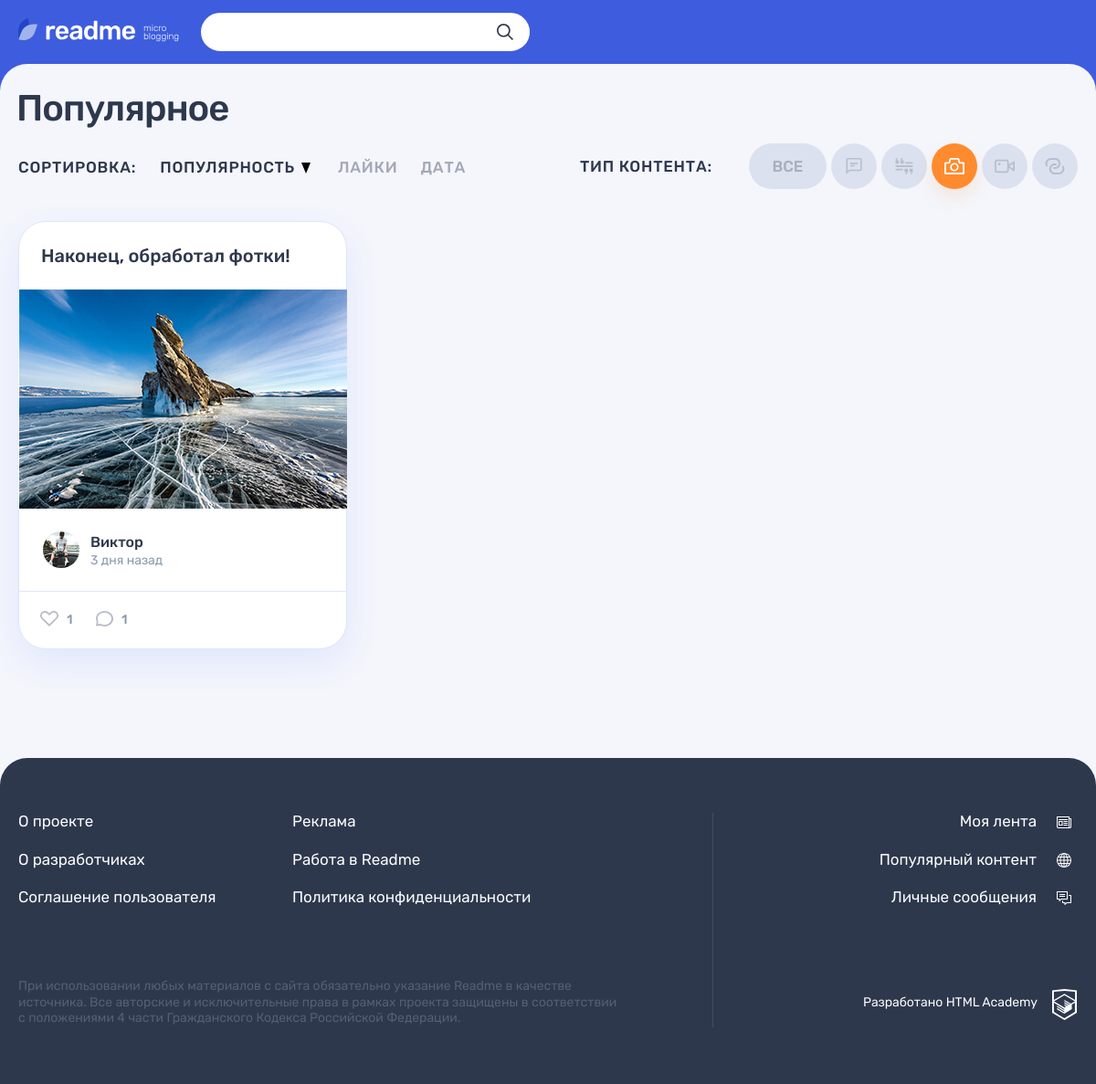
The app's page /popular.php?type_id=3&sort_type=popular&sort_direction=desc (signed in) with its own data.
### tables this page shows
CREATE TABLE `types`
(
    `id`         INT UNSIGNED                       NOT NULL AUTO_INCREMENT PRIMARY KEY,
    `title`      VARCHAR(255)                       NOT NULL,
    `icon_url`   VARCHAR(2048)                      NOT NULL,
    `created_at` DATETIME DEFAULT CURRENT_TIMESTAMP NOT NULL,
    `updated_at` DATETIME DEFAULT CURRENT_TIMESTAMP ON UPDATE CURRENT_TIMESTAMP
);

CREATE TABLE `posts`
(
    `id`               INT UNSIGNED                           NOT NULL AUTO_INCREMENT PRIMARY KEY,
    `created_at`       DATETIME     DEFAULT CURRENT_TIMESTAMP NOT NULL,
    `updated_at`       DATETIME     DEFAULT CURRENT_TIMESTAMP ON UPDATE CURRENT_TIMESTAMP,
    `title`            VARCHAR(255)                           NOT NULL,
    `content`          TEXT                                   NULL,
    `author_quote`     VARCHAR(255)                           NULL,  
    `image_url`        VARCHAR(2048)                          NULL,
    `video_url`        VARCHAR(2048)                          NULL,
    `website_url`      VARCHAR(2048)                          NULL,
    `views_count`      INT UNSIGNED DEFAULT 0,                       
    `repost_flag`      BOOL         DEFAULT FALSE,                   
    `original_post_id` INT UNSIGNED,                                 
    `user_id`          INT UNSIGNED                           NOT NULL,
    `type_id`          INT UNSIGNED                           NOT NULL,
    FOREIGN KEY (user_id) REFERENCES users (id),
    FOREIGN KEY (type_id) REFERENCES types (id)
);

CREATE TABLE `users`
(
    `id`         INT UNSIGNED                       NOT NULL AUTO_INCREMENT PRIMARY KEY,
    `email`      VARCHAR(255)                       NOT NULL,
    `login`      VARCHAR(255)                       NOT NULL,
    `password`   VARCHAR(255)                       NOT NULL,
    `avatar_url` VARCHAR(2048)                      NOT NULL,
    `created_at` DATETIME DEFAULT CURRENT_TIMESTAMP NOT NULL,
    `updated_at` DATETIME DEFAULT CURRENT_TIMESTAMP ON UPDATE CURRENT_TIMESTAMP
);

### functions/functions.php (called while the page is built, shortened)
<?php
function includeTemplate($name, array $data = [])
{
    $name = 'templates/' . $name;
    extract($data);
    require $name;
    $result = ob_get_clean();
    return $result;
}
function getNounPluralForm(int $number, string $one, string $two, string $many)
{
    $mod10 = $number % 10;
    switch (true) {
        case ($mod10 >= 2 && $mod10 <= 4):
            return $two;
    }
}
function publicationLife($publishTime)
{
    $differentTime = time() - strtotime($publishTime);
    switch (true) {
        case ($differentTime >= 86400 && $differentTime < 604800):
            $differentTime = floor($differentTime / 86400);
            return "{$differentTime} " .
                getNounPluralForm(
                    $differentTime,
                    'день',
                    'дня',
                    'дней'
                ) . " назад";
    }
}
function popularAddClass($pageParams, $sortType)
{
    $popularAddClass = '';
    if (!empty($pageParams['sort_type']) && $pageParams['sort_type'] == $sortType) {
        $popularAddClass .= " sorting__link--active";
    }
    return $popularAddClass;
}
function getPageDefaultParams()
{
    return [
        "type_id" => [0, 1, 2, 3, 4, 5],
        "sort_type" => ["popular", "like", "date"],
        "sort_direction" => ["asc", "desc"]
    ];
}
function popularParams()
{
    $availParams = getPageDefaultParams();
    $pageParams = ["type_id" => 0, "sort_type" => "popular", "sort_direction" => "desc"];
    if (!empty($_GET["type_id"])) {
        $typeId = filter_input(INPUT_GET, "type_id", FILTER_SANITIZE_NUMBER_INT);
        if (in_array($typeId, $availParams["type_id"])) {
            $pageParams["type_id"] = $typeId;
        }
    }
    if (!empty($_GET["sort_type"])) {
        $typeId = filter_input(INPUT_GET, "sort_type", FILTER_SANITIZE_STRING);
        if (in_array($typeId, $availParams["sort_type"])) {
            $pageParams["sort_type"] = $typeId;
        }
    }
    if (!empty($_GET["sort_direction"])) {
        $typeId = filter_input(INPUT_GET, "sort_direction", FILTER_SANITIZE_STRING);
        if (in_array($typeId, $availParams["sort_direction"])) {
            $pageParams["sort_direction"] = $typeId;
        }
    }
    return $pageParams;
}
function modPageParams($pageParams = [], array $modParams = [], $reverseSort = false)
{
    if (!empty($modParams["sort_type"]) && $pageParams["sort_type"] != $modParams["sort_type"]) {
        $reverseSort = false;
        $pageParams["sort_direction"] = "desc";
    }
    if ($reverseSort) {
        $pageParams['sort_direction'] = ($pageParams['sort_direction'] == 'asc') ? 'desc' : 'asc';
    }
    foreach ($modParams as $mod => $value) {
        $pageParams[$mod] = $value;
    }
    return $pageParams;
}
function getModPageQuery($pageParams = [], array $modParams = [], $reverseSort = false)
{
    $params = modPageParams($pageParams, $modParams, $reverseSort);
    return http_build_query($params);
}
function htmlTime($publishTime)
{
    return 'datetime="' . $publishTime . '" title="' . date('d.m.Y H:i', strtotime($publishTime)) . '"';
}

### sql-connect.php (called while the page is built, shortened)
<?php
function getContentTypes($connect)
{
    $sqlCategory = "SELECT id, title, icon_url FROM types";
    $resultCategory = mysqli_query($connect, $sqlCategory);
    return mysqli_fetch_all($resultCategory, MYSQLI_ASSOC);
}
function getListPosts($connect, $typeId, $sortType, $sortDirection)
{
    $order = "";
    switch ($sortType) {
        case 'popular':
            $order = " posts.views_count $sortDirection";
            break;
    }
    $sqlPosts = "SELECT
        posts.*,
        types.id AS 'type_id',
        types.title AS 'type_title',
        users.id AS 'user_id',
        users.login AS 'user_login',
        users.avatar_url AS 'user_avatar_url',
        (SELECT COUNT(likes.user_id) FROM likes WHERE likes.post_id = posts.id) AS 'count_post_likes',
        (SELECT COUNT(comments.id) FROM comments WHERE comments.post_id=posts.id) AS 'count_post_comments'
FROM posts
          INNER JOIN users ON posts.user_id = users.id
          INNER JOIN types ON posts.type_id = types.id
WHERE $typeId > 0 AND types.id = $typeId OR $typeId = 0 AND types.id >= $typeId
ORDER BY " . $order . " LIMIT " . QUANTITY_POPULAR_POSTS;
    $resultPosts = mysqli_query($connect, $sqlPosts);
    return mysqli_fetch_all($resultPosts, MYSQLI_ASSOC);
}

### functions/validate-functions.php (called while the page is built, shortened)
<?php
function htmlValidate($text)
{
    return htmlspecialchars($text, ENT_QUOTES | ENT_SUBSTITUTE, 'UTF-8');
}

### templates/popular-page.php (the view, shortened to what this page needs)
<section class="page__main page__main--popular">
    <div class="container">
        <h1 class="page__title page__title--popular">Популярное</h1>
    </div>
    <div class="popular container">
        <div class="popular__filters-wrapper">
            <div class="popular__sorting sorting">
                <b class="popular__sorting-caption sorting__caption">Сортировка:</b>
                <ul class="popular__sorting-list sorting__list">
                    <li class="sorting__item sorting__item--popular">
                        <a class="sorting__link<?= popularAddClass($pageParams, 'popular'); ?>"
                           href="/popular.php?<?= getModPageQuery($pageParams, ["sort_type" => "popular"], true); ?>">
                            <span>Популярность</span>
                            <svg class="sorting__icon" width="10" height="12">
                                <use xlink:href="#icon-sort"></use>
                            </svg>
                        </a>
                    </li>
                    <li class="sorting__item">
                        <a class="sorting__link<?= popularAddClass($pageParams, 'like'); ?>"
                           href="/popular.php?<?= getModPageQuery($pageParams, ["sort_type" => "like"], true); ?>">
                            <span>Лайки</span>
                        </a>
                    </li>
                    <li class="sorting__item">
                        <a class="sorting__link<?= popularAddClass($pageParams, 'date'); ?>"
                           href="/popular.php?<?= getModPageQuery($pageParams, ["sort_type" => "date"], true); ?>">
                            <span>Дата</span>
                        </a>
                    </li>
                </ul>
            </div>
            <div class="popular__filters filters">
                <b class="popular__filters-caption filters__caption">Тип контента:</b>
                <ul class="popular__filters-list filters__list">
                    <li class="popular__filters-item popular__filters-item--all filters__item filters__item--all">
                        <a class="filters__button filters__button--ellipse filters__button--all
                        <?= $pageParams["type_id"] == 0 ? "filters__button--active" : "" ?>"
                           href="/popular.php">
                            <span>Все</span>
                        </a>
                    </li>
                    <?php foreach ($types as $type): ?>
                        <li class="popular__filters-item filters__item">
                            <a class="filters__button filters__button--<?= $type['title'] ?> button
                            <?= (isset($type['id']) && $pageParams["type_id"] == $type['id']) ? "filters__button--active" : "" ?>"
                               href="/popular.php?<?= getModPageQuery(
                                   $pageParams,
                                   [
                                       "type_id" => $type["id"],
                                       "sort_type" => "popular"
                                   ]
                               ); ?>">
                                <svg class="filters__icon" width="22" height="18">
                                    <use xlink:href="#<?= $type['icon_url'] ?>"></use>
                                </svg>
                            </a>
                        </li>
                    <?php endforeach; ?>
                </ul>
            </div>
        </div>
        <div class="popular__posts">
            <?php foreach ($posts as $post): ?>
                <article class="popular__post post post-<?= $post['type_title'] ?>">
                    <header class="post__header">
                        <h2>
                            <a href="/post.php?id=<?= $post['id'] ?>">
                                <?= htmlValidate($post['title']) ?>
                            </a>
                        </h2>
                    </header>
                    <div class="post__main">
                        <?= includeTemplate("forms-posts/" . $post['type_title'] . "-post.php", ['post' => $post]); ?>
                    </div>
                    <footer class="post__footer">
                        <div class="post__author">
                            <a class="post__author-link" href="/profile.php?id=<?= $post['user_id'] ?>" title="Автор">
                                <div class="post__avatar-wrapper">
                                    <img class="post__author-avatar"
                                         src="img/<?= htmlValidate($post['user_avatar_url']) ?>"
                                         alt="Аватар пользователя">
                                </div>
                                <div class="post__info">
                                    <b class="post__author-name"><?= strip_tags(
                                            $post['user_login']
                                        ) ?></b>
                                    <time class="post__time" <?= htmlTime($post['created_at']) ?>>
                                        <?= publicationLife($post['created_at']) ?>
                                    </time>
                                </div>
                            </a>
                        </div>
                        <div class="post__indicators">
                            <div class="post__buttons">
                                <a class="post__indicator post__indicator--likes button" href="#" title="Лайк">
                                    <svg class="post__indicator-icon" width="20" height="17">
                                        <use xlink:href="#icon-heart"></use>
                                    </svg>
                                    <span><?= $post['count_post_likes'] ?></span>
                                </a>
                                <a class="post__indicator post__indicator--comments button"
                                   href="/post.php?id=<?= $post['id'] ?>"
                                   title="Комментарии">
                                    <svg class="post__indicator-icon" width="19" height="17">
                                        <use xlink:href="#icon-comment"></use>
                                    </svg>
                                    <span><?= $post['count_post_comments'] ?></span>
                                </a>
                            </div>
                        </div>
                    </footer>
                </article>
            <?php endforeach ?>
        </div>
    </div>
</section>

### templates/forms-posts/photo-post.php
<div class="post-photo__image-wrapper">
    <img src="img/<?= htmlValidate($post['image_url']) ?>"
         alt="Фото от пользователя" width="360" height="240">
</div>

### records on screen
posts: title "Наконец, обработал фотки!", image_url (picture), user.avatar_url (picture), user.login "Виктор", created_at "3 дня назад", count_post_likes "1", count_post_comments "1"
